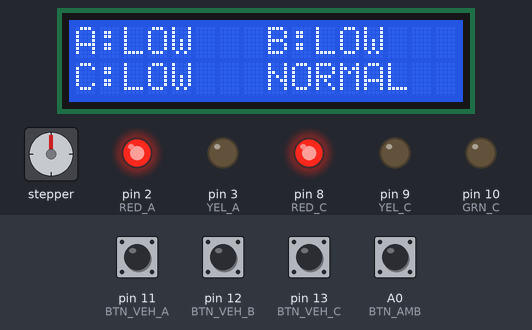
The sketch below on a simulated Arduino Uno, built with avr-gcc and run on an emulated ATmega328P. Shown: stepper motor, 16×2 character LCD, output pins drawn as LEDs (lit = HIGH). Wiring (inferred from the names in the program): stepper motor (200 steps per turn assumed): coils pin 4, pin 5, pin 6, pin 7. Inputs (shaded band) come from the test bench; at power-on: A0 (BTN_AMB), pin 11 (BTN_VEH_A), pin 12 (BTN_VEH_B), pin 13 (BTN_VEH_C) LOW. Pins used as bus, display or sensor lines are not drawn.

Above: at 2.2 s.
2.3 s: A0 (BTN_AMB) pulled HIGH for 0.15 s
At 2.87 s:
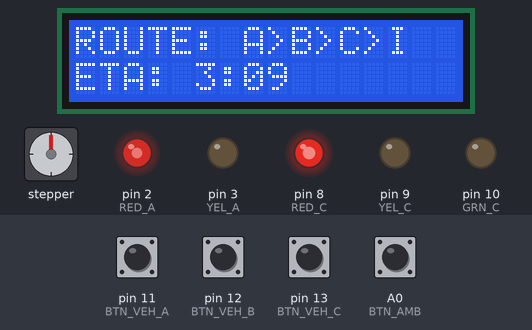
3.0 s: pin 11 (BTN_VEH_A) pulled HIGH for 0.15 s
3.7 s: pin 12 (BTN_VEH_B) pulled HIGH for 1 s
At 5.1 s:
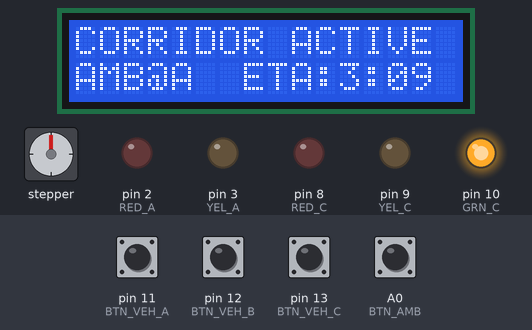
13.0 s: pin 13 (BTN_VEH_C) pulled HIGH for 1 s
At 14.2 s:
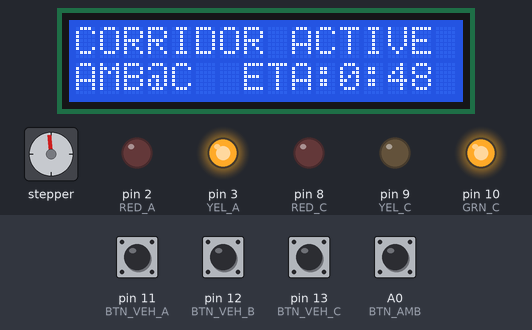
17.0 s: pin 11 (BTN_VEH_A) pulled HIGH for 1 s
21.6 s: pin 12 (BTN_VEH_B) pulled HIGH for 1 s
At 23.2 s:
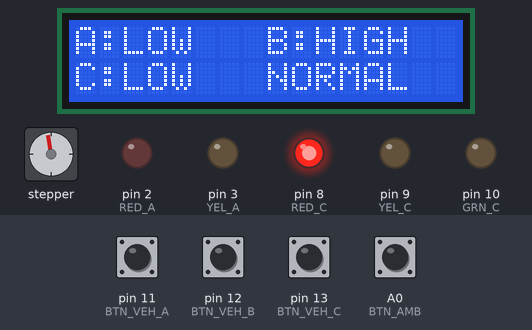
Timing chart, 0 to 37.9 s (numbered marks = the images above; inputs shaded):
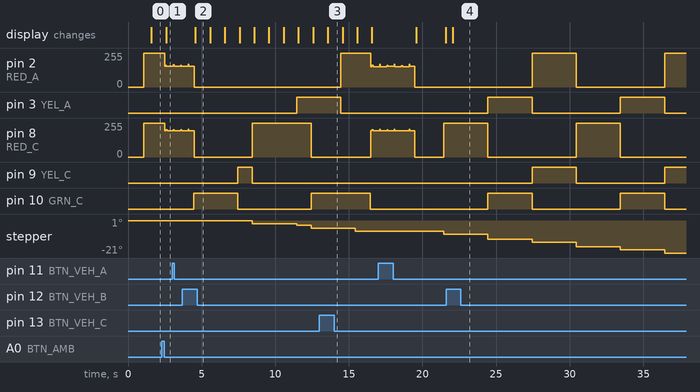

The sketch:

smart_city_traffic_controller.ino
```cpp
#include <LiquidCrystal.h>

// ============================================================================
// PIN DEFINITIONS
// ============================================================================

// LED pins (Output)
const int RED_A = 2;
const int YEL_A = 3;
const int GRN_A = 4;

const int RED_B = 5;
const int YEL_B = 6;
const int GRN_B = 7;

const int RED_C = 8;
const int YEL_C = 9;
const int GRN_C = 10;

// Button pins (Input)
const int BTN_VEH_A = 11;
const int BTN_VEH_B = 12;
const int BTN_VEH_C = 13;
const int BTN_AMB   = A0;

// LCD Interface: LiquidCrystal lcd(rs, en, d4, d5, d6, d7)
// LiquidCrystal mapping matches TINKERCAD_DESIGN.md:
// RS=A1, EN=A2, D4=A3, D5=A4, D6=A5, D7=D1
const int LCD_RS = A1;
const int LCD_EN = A2;
const int LCD_D4 = A3;
const int LCD_D5 = A4;
const int LCD_D6 = A5;
const int LCD_D7 = 1;

LiquidCrystal lcd(LCD_RS, LCD_EN, LCD_D4, LCD_D5, LCD_D6, LCD_D7);

// ============================================================================
// ENUMS & CONSTANTS
// ============================================================================

// ============================================================================
// ENUMS & CONSTANTS
// ============================================================================

// System state machine modes
enum SystemMode {
  NORMAL,
  EMERGENCY_ROUTE,
  EMERGENCY_CORRIDOR,
  ARRIVAL,
  RECOVERY
};

// Signal states for individual intersections
enum SignalState {
  STATE_RED,
  STATE_GREEN,
  STATE_YELLOW
};

// Timing constants (in milliseconds)
const unsigned long SIGNAL_CYCLES = 3000;    // Duration of each traffic light phase (3s)
const unsigned long AMBULANCE_ADVANCE = 4000; // Simulated time to move from junction to junction (4s)
const unsigned long DEBOUNCE_DELAY = 150;    // Software debounce window (150ms)
const unsigned long LCD_REFRESH = 500;       // LCD refresh rate (500ms)

// ============================================================================
// SYSTEM VARIABLES
// ============================================================================

SystemMode currentMode = NORMAL;
unsigned long modeTimer = 0;
unsigned long lcdTimer = 0;

// Vehicle counts and density classifications
int vehCountA = 0;
int vehCountB = 0;
int vehCountC = 0;

// Signal cycle states for normal mode
SignalState stateA = STATE_RED;
SignalState stateB = STATE_GREEN;
SignalState stateC = STATE_RED;

unsigned long cycleTimerA = 0;
unsigned long cycleTimerB = 1000; // Offset cycles for realistic offset
unsigned long cycleTimerC = 2000;

// Button debouncing helper variables
int lastBtnVehAState = LOW;
int lastBtnVehBState = LOW;
int lastBtnVehCState = LOW;
int lastBtnAmbState   = LOW;

unsigned long debounceTimerA = 0;
unsigned long debounceTimerB = 0;
unsigned long debounceTimerC = 0;
unsigned long debounceTimerAmb = 0;

// Ambulance routing and ETA variables
String activeRouteStr = "A>B>C>I";
char activeRoutePath[6] = {'A', 'B', 'C', 'I', '\0', '\0'};
int activeRouteLength = 4;
int currentCorridorStep = 0;
int etaSeconds = 252;
int baseEtaSeconds = 252;

// ============================================================================
// SETUP & INITIALIZATION
// ============================================================================

void setup() {
  // Initialize LED pins as output
  pinMode(RED_A, OUTPUT);
  pinMode(YEL_A, OUTPUT);
  pinMode(GRN_A, OUTPUT);

  pinMode(RED_B, OUTPUT);
  pinMode(YEL_B, OUTPUT);
  pinMode(GRN_B, OUTPUT);

  pinMode(RED_C, OUTPUT);
  pinMode(YEL_C, OUTPUT);
  pinMode(GRN_C, OUTPUT);

  // Initialize button pins as input
  pinMode(BTN_VEH_A, INPUT);
  pinMode(BTN_VEH_B, INPUT);
  pinMode(BTN_VEH_C, INPUT);
  pinMode(BTN_AMB, INPUT);

  // Initialize LCD
  lcd.begin(16, 2);
  lcd.clear();
  lcd.print("SYSTEM BOOTING");
  delay(1000);

  // Set timers
  unsigned long now = millis();
  cycleTimerA = now;
  cycleTimerB = now;
  cycleTimerC = now;
  modeTimer = now;
  lcdTimer = now;
}

// ============================================================================
// MAIN LOOP
// ============================================================================

void loop() {
  unsigned long now = millis();

  // 1. Read input buttons with debouncing
  readButtons(now);

  // 2. Handle state transitions and controller execution
  switch (currentMode) {
    case NORMAL:
      runNormalCycling(now);
      updateLCDNormal(now);
      break;

    case EMERGENCY_ROUTE:
      // Show selected route for 2 seconds before ambulance starts moving
      setAllLEDsOff();
      digitalWrite(RED_A, HIGH);
      digitalWrite(RED_B, HIGH);
      digitalWrite(RED_C, HIGH);

      updateLCDEmergencyRoute(now);

      if (now - modeTimer >= 2000) {
        currentMode = EMERGENCY_CORRIDOR;
        currentCorridorStep = 0;
        modeTimer = now;
      }
      break;

    case EMERGENCY_CORRIDOR:
      runEmergencyCorridor(now);

      // Calculate remaining ETA dynamically
      {
        int elapsedOnSegment = (now - modeTimer) / 1000;
        int stepBaseTime = baseEtaSeconds / (activeRouteLength - 1);
        int remainingSteps = (activeRouteLength - 1) - currentCorridorStep;
        int stepProgressSeconds = stepBaseTime - elapsedOnSegment * (stepBaseTime / (AMBULANCE_ADVANCE / 1000));
        if (stepProgressSeconds < 0) stepProgressSeconds = 0;
        etaSeconds = (remainingSteps - 1) * stepBaseTime + stepProgressSeconds;
      }

      updateLCDCorridor(now, String(activeRoutePath[currentCorridorStep]), etaSeconds);

      if (now - modeTimer >= AMBULANCE_ADVANCE) {
        currentCorridorStep++;
        modeTimer = now;

        // If we reached the end of the route (hospital 'I'), trigger arrival
        if (currentCorridorStep >= activeRouteLength - 1) {
          currentMode = ARRIVAL;
        }
      }
      break;

    case ARRIVAL:
      setAllLEDsOff();
      digitalWrite(RED_A, HIGH);
      digitalWrite(RED_B, HIGH);
      digitalWrite(RED_C, HIGH);

      updateLCDArrival(now);

      if (now - modeTimer >= 3000) { // Display arrival for 3 seconds
        currentMode = RECOVERY;
        modeTimer = now;
      }
      break;

    case RECOVERY:
      setAllLEDsOff();
      updateLCDRecovery(now);

      if (now - modeTimer >= 2000) { // Recovery transition display for 2 seconds
        // Reset vehicle counts
        vehCountA = 0;
        vehCountB = 0;
        vehCountC = 0;

        currentMode = NORMAL;
        modeTimer = now;
      }
      break;
  }
}

// ============================================================================
// DRIVER AND LOGIC FUNCTIONS
// ============================================================================

// Debounced button readings
void readButtons(unsigned long now) {
  // Vehicle Button A
  int readingVehA = digitalRead(BTN_VEH_A);
  if (readingVehA != lastBtnVehAState) {
    debounceTimerA = now;
  }
  if ((now - debounceTimerA) > DEBOUNCE_DELAY) {
    if (readingVehA == HIGH && currentMode == NORMAL) {
      vehCountA++;
      debounceTimerA = now + 200; // Extra latch time
    }
  }
  lastBtnVehAState = readingVehA;

  // Vehicle Button B
  int readingVehB = digitalRead(BTN_VEH_B);
  if (readingVehB != lastBtnVehBState) {
    debounceTimerB = now;
  }
  if ((now - debounceTimerB) > DEBOUNCE_DELAY) {
    if (readingVehB == HIGH && currentMode == NORMAL) {
      vehCountB++;
      debounceTimerB = now + 200;
    }
  }
  lastBtnVehBState = readingVehB;

  // Vehicle Button C
  int readingVehC = digitalRead(BTN_VEH_C);
  if (readingVehC != lastBtnVehCState) {
    debounceTimerC = now;
  }
  if ((now - debounceTimerC) > DEBOUNCE_DELAY) {
    if (readingVehC == HIGH && currentMode == NORMAL) {
      vehCountC++;
      debounceTimerC = now + 200;
    }
  }
  lastBtnVehCState = readingVehC;

  // Ambulance Emergency Override Button
  int readingAmb = digitalRead(BTN_AMB);
  if (readingAmb != lastBtnAmbState) {
    debounceTimerAmb = now;
  }
  if ((now - debounceTimerAmb) > DEBOUNCE_DELAY) {
    if (readingAmb == HIGH && currentMode == NORMAL) {
      calculateDynamicRoute();
      currentMode = EMERGENCY_ROUTE;
      modeTimer = now;
      debounceTimerAmb = now + 500;
    }
  }
  lastBtnAmbState = readingAmb;
}

// Dynamic route lookup based on traffic volume
void calculateDynamicRoute() {
  String densityB = getDensityLabel(vehCountB);
  String densityC = getDensityLabel(vehCountC);

  if (densityB == "HIGH") {
    // Route bypasses B and C: A -> D -> G -> H -> I
    activeRouteStr = "A>D>G>H>I";
    activeRoutePath[0] = 'A';
    activeRoutePath[1] = 'D';
    activeRoutePath[2] = 'G';
    activeRoutePath[3] = 'H';
    activeRoutePath[4] = 'I';
    activeRoutePath[5] = '\0';
    activeRouteLength = 5;

    // Total ETA calculations (in seconds)
    // 4 LOW segments at base time = 4 * 63s = 252 seconds
    baseEtaSeconds = 252;
  }
  else if (densityC == "HIGH") {
    // Route bypasses C: A -> B -> E -> H -> I
    activeRouteStr = "A>B>E>H>I";
    activeRoutePath[0] = 'A';
    activeRoutePath[1] = 'B';
    activeRoutePath[2] = 'E';
    activeRoutePath[3] = 'H';
    activeRoutePath[4] = 'I';
    activeRoutePath[5] = '\0';
    activeRouteLength = 5;

    // Total ETA: A->B cost depends on B's density
    int segmentCost = (densityB == "MED") ? 90 : 63;
    baseEtaSeconds = segmentCost + 63 + 63 + 63; // E, H, I segments are LOW
  }
  else {
    // Standard shortest path: A -> B -> C -> I
    activeRouteStr = "A>B>C>I";
    activeRoutePath[0] = 'A';
    activeRoutePath[1] = 'B';
    activeRoutePath[2] = 'C';
    activeRoutePath[3] = 'I';
    activeRoutePath[4] = '\0';
    activeRouteLength = 4;

    int segmentAB = (densityB == "MED") ? 90 : 63;
    int segmentBC = (densityC == "MED") ? 90 : 63;
    baseEtaSeconds = segmentAB + segmentBC + 63; // C->I is LOW
  }
  etaSeconds = baseEtaSeconds;
}

// Get string label for traffic density
String getDensityLabel(int count) {
  if (count <= 10) return "LOW";
  if (count <= 25) return "MED";
  return "HIGH";
}

// Reset all LED outputs
void setAllLEDsOff() {
  digitalWrite(RED_A, LOW);
  digitalWrite(YEL_A, LOW);
  digitalWrite(GRN_A, LOW);
  digitalWrite(RED_B, LOW);
  digitalWrite(YEL_B, LOW);
  digitalWrite(GRN_B, LOW);
  digitalWrite(RED_C, LOW);
  digitalWrite(YEL_C, LOW);
  digitalWrite(GRN_C, LOW);
}

// Normal signal cycling logic for all junctions
void runNormalCycling(unsigned long now) {
  runNormalCyclingJunctionA(now);
  runNormalCyclingJunctionB(now);
  runNormalCyclingJunctionC(now);
}

void runNormalCyclingJunctionA(unsigned long now) {
  if (now - cycleTimerA >= SIGNAL_CYCLES) {
    cycleTimerA = now;
    stateA = (SignalState)((stateA + 1) % 3);
  }
  digitalWrite(RED_A, stateA == STATE_RED ? HIGH : LOW);
  digitalWrite(YEL_A, stateA == STATE_YELLOW ? HIGH : LOW);
  digitalWrite(GRN_A, stateA == STATE_GREEN ? HIGH : LOW);
}

void runNormalCyclingJunctionB(unsigned long now) {
  if (now - cycleTimerB >= SIGNAL_CYCLES) {
    cycleTimerB = now;
    stateB = (SignalState)((stateB + 1) % 3);
  }
  digitalWrite(RED_B, stateB == STATE_RED ? HIGH : LOW);
  digitalWrite(YEL_B, stateB == STATE_YELLOW ? HIGH : LOW);
  digitalWrite(GRN_B, stateB == STATE_GREEN ? HIGH : LOW);
}

void runNormalCyclingJunctionC(unsigned long now) {
  if (now - cycleTimerC >= SIGNAL_CYCLES) {
    cycleTimerC = now;
    stateC = (SignalState)((stateC + 1) % 3);
  }
  digitalWrite(RED_C, stateC == STATE_RED ? HIGH : LOW);
  digitalWrite(YEL_C, stateC == STATE_YELLOW ? HIGH : LOW);
  digitalWrite(GRN_C, stateC == STATE_GREEN ? HIGH : LOW);
}

// Emergency override logic for the active route node
void runEmergencyCorridor(unsigned long now) {
  char currentNode = activeRoutePath[currentCorridorStep];
  char nextNode = activeRoutePath[currentCorridorStep + 1];

  // Junction A LED control
  if (currentNode == 'A') {
    digitalWrite(RED_A, LOW);
    digitalWrite(YEL_A, LOW);
    digitalWrite(GRN_A, HIGH); // Overridden
  } else {
    runNormalCyclingJunctionA(now);
  }

  // Junction B LED control
  if (currentNode == 'B') {
    digitalWrite(RED_B, LOW);
    digitalWrite(YEL_B, LOW);
    digitalWrite(GRN_B, HIGH); // Overridden
  } else if (currentNode == 'A' && nextNode == 'B') {
    digitalWrite(RED_B, HIGH); // Prepare
    digitalWrite(YEL_B, LOW);
    digitalWrite(GRN_B, LOW);
  } else {
    runNormalCyclingJunctionB(now);
  }

  // Junction C LED control
  if (currentNode == 'C') {
    digitalWrite(RED_C, LOW);
    digitalWrite(YEL_C, LOW);
    digitalWrite(GRN_C, HIGH); // Overridden
  } else if (currentNode == 'B' && nextNode == 'C') {
    digitalWrite(RED_C, HIGH); // Prepare
    digitalWrite(YEL_C, LOW);
    digitalWrite(GRN_C, LOW);
  } else {
    runNormalCyclingJunctionC(now);
  }
}

// ============================================================================
// LCD UPDATE FUNCTIONS
// ============================================================================

void updateLCDNormal(unsigned long now) {
  if (now - lcdTimer >= LCD_REFRESH) {
    lcdTimer = now;

    lcd.clear();
    lcd.setCursor(0, 0);
    lcd.print("A:");
    lcd.print(getDensityLabel(vehCountA));
    lcd.setCursor(8, 0);
    lcd.print("B:");
    lcd.print(getDensityLabel(vehCountB));

    lcd.setCursor(0, 1);
    lcd.print("C:");
    lcd.print(getDensityLabel(vehCountC));
    lcd.setCursor(8, 1);
    lcd.print("NORMAL  ");
  }
}

void updateLCDEmergencyRoute(unsigned long now) {
  if (now - lcdTimer >= LCD_REFRESH) {
    lcdTimer = now;

    int minutes = baseEtaSeconds / 60;
    int seconds = baseEtaSeconds % 60;

    lcd.clear();
    lcd.setCursor(0, 0);
    lcd.print("ROUTE: ");
    lcd.print(activeRouteStr);
    lcd.setCursor(0, 1);
    lcd.print("ETA: ");
    lcd.print(minutes);
    lcd.print(":");
    if (seconds < 10) lcd.print("0");
    lcd.print(seconds);
  }
}

void updateLCDCorridor(unsigned long now, String position, int remainingSeconds) {
  if (now - lcdTimer >= LCD_REFRESH) {
    lcdTimer = now;

    int minutes = remainingSeconds / 60;
    int seconds = remainingSeconds % 60;

    if (minutes < 0) minutes = 0;
    if (seconds < 0) seconds = 0;

    lcd.clear();
    lcd.setCursor(0, 0);
    lcd.print("CORRIDOR ACTIVE ");
    lcd.setCursor(0, 1);
    lcd.print("AMB@");
    lcd.print(position);
    lcd.print("  ETA:");
    lcd.print(minutes);
    lcd.print(":");
    if (seconds < 10) lcd.print("0");
    lcd.print(seconds);
  }
}

void updateLCDArrival(unsigned long now) {
  if (now - lcdTimer >= LCD_REFRESH) {
    lcdTimer = now;

    lcd.clear();
    lcd.setCursor(0, 0);
    lcd.print("AMB AT HOSPITAL ");
    lcd.setCursor(0, 1);
    lcd.print("SAVED: 06:00    ");
  }
}

void updateLCDRecovery(unsigned long now) {
  if (now - lcdTimer >= LCD_REFRESH) {
    lcdTimer = now;

    lcd.clear();
    lcd.setCursor(0, 0);
    lcd.print("RECOVERING...   ");
    lcd.setCursor(0, 1);
    lcd.print("SIGNALS NORMAL  ");
  }
}
```

Measured:
- after the input at 2.3 s, pin 2 (RED_A): 255/255 → 154/255 after 0.19 s, → 157/255 0.08 s later; pin 8 (RED_C): 255/255 → 198/255 after 0.19 s, → 205/255 0.08 s later, → 198/255 0.08 s later; the display: changes after 0.31 s (image 1)
- after the input at 21.6 s, the display: changes after 0.47 s (image 4)
- by itself, pin 3 (YEL_A), pin 10 (GRN_C): alternates HIGH for 3.0 s and LOW for 6.0 s
